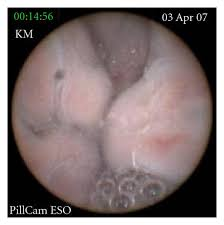
#> input picture backend/uploads/images (1).jpg, 224 x 225 px
$ python -i preprocessing.py   (imports and definitions only)
#> lines starting #> are read from the running program, lines starting #| are printed output that depends on the picture
#> further down, picture is the input picture: shape (225, 224, 3); mean B, G, R 113.8, 114, 128
import cv2
import numpy as np

class Preprocessor:
    def __init__(self, target_size=(224, 224)):
        self.target_size = target_size
        # Create CLAHE object (Arguments are optional)
        self.clahe = cv2.createCLAHE(clipLimit=2.0, tileGridSize=(8,8))

    def apply_clahe(self, image):
        """
        Apply CLAHE (Contrast Limited Adaptive Histogram Equalization) to normalize lighting
        and enhance mucosal textures.
        """
        if image is None:
            return None

        # CLAHE is applied on the L channel of LAB color space
        lab = cv2.cvtColor(image, cv2.COLOR_BGR2LAB)
#> lab: shape (224, 224, 3); mean of channels 0, 1, 2 122.3, 133.3, 130.2
        l, a, b = cv2.split(lab)
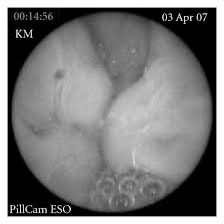
#> l: shape (224, 224); min 0, max 255, mean 122.3
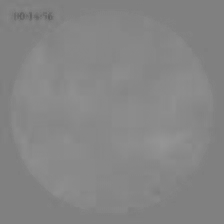
#> a: shape (224, 224); min 95, max 149, mean 133.3

        l_clahe = self.clahe.apply(l)
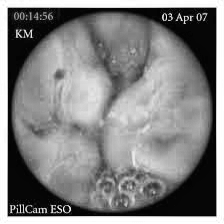
#> l_clahe: shape (224, 224); min 3, max 255, mean 130.3

        lab_merged = cv2.merge((l_clahe, a, b))
#> lab_merged: shape (224, 224, 3); mean of channels 0, 1, 2 130.3, 133.3, 130.2
        return cv2.cvtColor(lab_merged, cv2.COLOR_LAB2BGR)
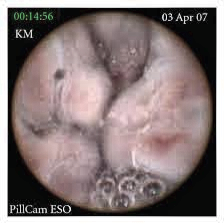
#> returned value: shape (224, 224, 3); mean B, G, R 122.1, 122.5, 136.5

    def preprocess_frame(self, frame):
        """
        Resize and enhance frame.
        """
        if frame is None:
            return None

        # Resize to standardized 224x224
        resized = cv2.resize(frame, self.target_size)

        # Apply CLAHE
        enhanced = self.apply_clahe(resized)

        return enhanced

    def extract_frames(self, video_path, sample_rate=1):
        """
        Generator to extract frames from video or a single frame from an image.
        sample_rate: Process every Nth frame.
        """
        import os
        ext = os.path.splitext(video_path)[1].lower()
        if ext in ['.jpg', '.jpeg', '.png', '.bmp']:
            frame = cv2.imread(video_path)
            if frame is not None:
                yield 0, frame
            return

        cap = cv2.VideoCapture(video_path)
        frame_count = 0

        while cap.isOpened():
            ret, frame = cap.read()
            if not ret:
                break

            if frame_count % sample_rate == 0:
                yield frame_count, frame

            frame_count += 1

        cap.release()

>>> import cv2
>>> picture = cv2.imread('../uploads/images (1).jpg')
>>> result = Preprocessor().preprocess_frame(picture)

$ run again, on backend/uploads/images (4).jpg
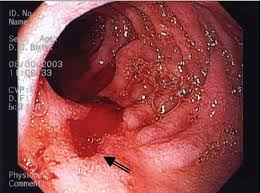
#> input picture backend/uploads/images (4).jpg, 261 x 193 px
#> picture is the input picture: shape (193, 261, 3); mean B, G, R 72.8, 71.6, 141
#> lab: shape (224, 224, 3); mean of channels 0, 1, 2 98.9, 156.7, 142
#> in apply_clahe, `l_clahe = self.clahe.apply(l)`:
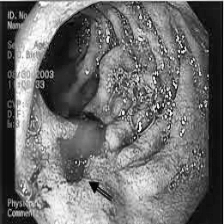
#> l_clahe: shape (224, 224); min 1, max 255, mean 111.2
#> lab_merged: shape (224, 224, 3); mean of channels 0, 1, 2 111.2, 156.7, 142
#> in apply_clahe, `return cv2.cvtColor(lab_merged, cv2.COLOR_LAB2BGR)`:
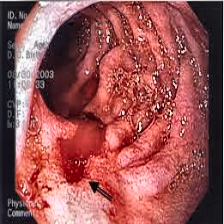
#> returned value: shape (224, 224, 3); mean B, G, R 84, 83.7, 153.4

$ run again, on backend/uploads/download.jpg
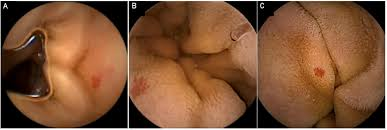
#> input picture backend/uploads/download.jpg, 387 x 130 px
#> picture is the input picture: shape (130, 387, 3); mean B, G, R 53.1, 82.6, 125.3
#> lab: shape (224, 224, 3); mean of channels 0, 1, 2 98.6, 142.4, 151.8
#> in apply_clahe, `l_clahe = self.clahe.apply(l)`:
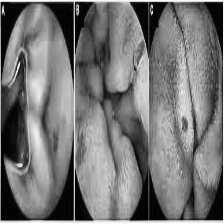
#> l_clahe: shape (224, 224); min 2, max 255, mean 116.9
#> lab_merged: shape (224, 224, 3); mean of channels 0, 1, 2 116.9, 142.4, 151.8
#> in apply_clahe, `return cv2.cvtColor(lab_merged, cv2.COLOR_LAB2BGR)`:
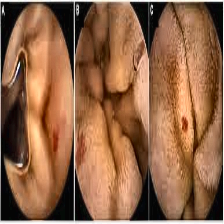
#> returned value: shape (224, 224, 3); mean B, G, R 70.7, 100.9, 145.2

$ run again, on backend/uploads/images.jpg
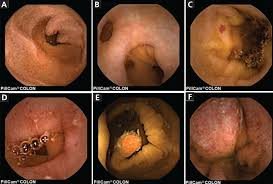
#> input picture backend/uploads/images.jpg, 273 x 184 px
#> picture is the input picture: shape (184, 273, 3); mean B, G, R 44.2, 66.6, 107
#> lab: shape (224, 224, 3); mean of channels 0, 1, 2 81.4, 142.6, 147.9
#> in apply_clahe, `l_clahe = self.clahe.apply(l)`:
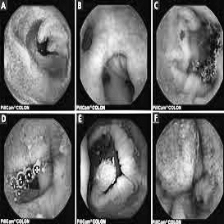
#> l_clahe: shape (224, 224); min 1, max 255, mean 105.1
#> lab_merged: shape (224, 224, 3); mean of channels 0, 1, 2 105.1, 142.6, 147.9
#> in apply_clahe, `return cv2.cvtColor(lab_merged, cv2.COLOR_LAB2BGR)`:
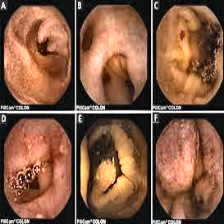
#> returned value: shape (224, 224, 3); mean B, G, R 66.7, 90.1, 131.8
